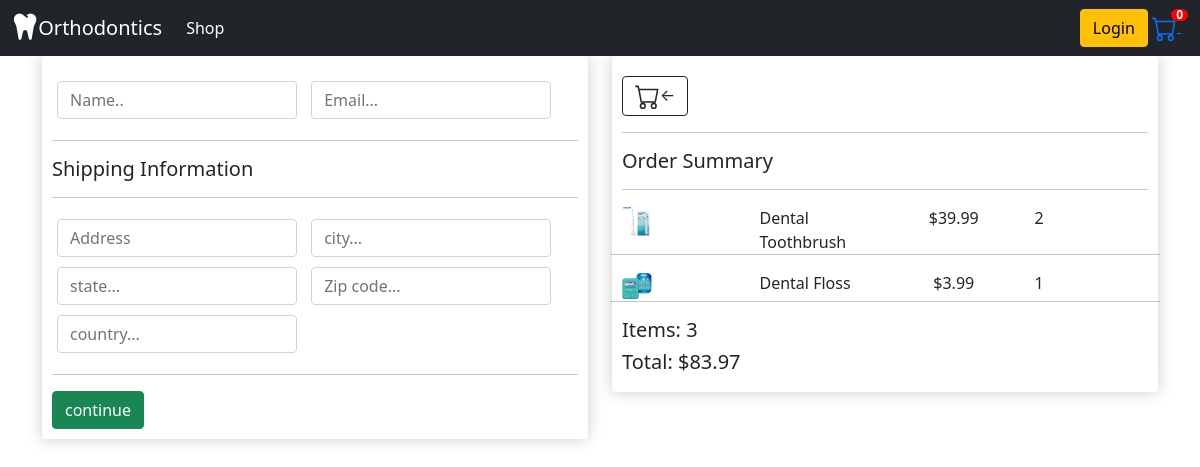
/checkout.html (signed in), run on the app's committed database.
### shop/models.py (models this page shows, shortened)
class OrderItem(models.Model):
    product = models.ForeignKey(Product, on_delete = models.SET_NULL, blank = True, null = True)
    order = models.ForeignKey (Order, on_delete = models.SET_NULL, blank = True, null =True)
    quantity = models.IntegerField(default = 0, null = True, blank = True)
    date_added = models.DateTimeField(auto_now_add = True)
    @property
    def get_total(self):
        total = self.product.price * self.quantity
        return total

class Product(models.Model):
    name = models.CharField(max_length=200, null = True)
    price =models.FloatField()
    digital = models.BooleanField(default=False, null = True, blank = False)
    image = models.ImageField(null = True, blank = True)

class Order(models.Model):
    customer = models.ForeignKey(Customer, on_delete=models.SET_NULL, blank = True, null = True)
    date_ordered = models.DateTimeField(auto_now_add = True)
    complete = models.BooleanField(default = False, null = True, blank = False)
    transaction_id = models.CharField(max_length = 200, null = True)
    @property
    def get_cart_total(self):
        orderitems = self.orderitem_set.all()
        total = sum([item.get_total for item in orderitems])
        return total
    @property
    def get_cart_items(self):
        orderitems = self.orderitem_set.all()
        total = sum([item.quantity for item in orderitems])
        return total

### shop/views.py (the view)
def checkout(request):
    if request.user.is_authenticated:
        customer = request.user.customer
        order, created= Order.objects.get_or_create(customer=customer, complete=False)
        items = order.orderitem_set.all()
    else:
         items = []
         order = {'get_cart_total':0, 'get_cart_items':0}
    context = {'items':items, 'order':order}
    return render(request, 'shop/checkout.html', context)

### shop/templates/shop/checkout.html (shortened to what this page needs)
{% extends 'shop/base.html' %}
{% load static %}
{% block content %}
 <div class = 'container' id = 'checkout-page'>
     <div class = row>
         <div class = 'col-6'>
             <div class = 'box-element' id = 'form-wrapper'>
                <form id = 'form'>
                    <div id = 'user-info'>
                            <div class = 'form-field'>
                                <input required class = 'form-control' type = 'text' name = 'name' placeholder = 'Name..'>
                            </div>
                            <div class = 'form-field'>
                                <input required class = 'form-control' type = 'email' name = 'email' placeholder = 'Email...'>
                            </div>
                    </div>
                    <div id = 'shipping-info'>
                        <hr>
                        <h5>Shipping Information</h5>
                        <hr>
                        <div class = 'form-field'>
                            <input class ='form-control' type = 'text' name = 'address' placeholder = 'Address'...>
                        </div>
                        <div class = 'form-field'>
                            <input class = 'form-control' type = 'text' name = 'city' placeholder = 'city...'>
                        </div>
                        <div class = 'form-field'>
                            <input class = 'form-control' type = 'text' name = 'state' placeholder = 'state...'>
                        </div>
                        <div class = 'form-field'>
                            <input class = 'form-control' type = 'text' name = 'zipcode' placeholder = 'Zip code...'>
                        </div>
                        <div class = 'form-field'>
                            <input class = 'form-control' type = 'text' name = 'country' placeholder = 'country...'>
                        </div>
                    </div>
                    <hr>
                    <input id = 'form-button' class = 'btn btn-success btn-block' type = 'submit' value = 'continue'>
                </form>
             </div>
             <br>
         </div>
            <div class = 'col-6'>
                <div class = 'box-element'>
                    <a class = 'btn btn-outline-dark' href = 'cart.html'>
                        &#x2190;
                       </a>
                       <hr>
                       <h5>Order Summary</h5>
                       <hr>
                       {% for item in items %}
                       <div class = 'row' id = 'checkout-row'>
                           <div class = 'col'>
                               <div class = 'checkout-image'>
                                <img class = 'checkout-img' src = '{{item.product.image.url}}'>
                               </div>
                           </div>
                           <div class = 'col'>
                               <div class = 'product-name'>
                                   <h8>{{item.product.name}}</h8>
                               </div>
                           </div>
                           <div class = 'col'>
                               <div class = 'price-tag'>
                                   <h8>${{item.product.price}}</h8>
                               </div>
                           </div>
                           <div class = 'col'>
                               <div class = 'item-quantity'>
                                   <h8>{{item.quantity}}</h8>
                               </div>
                               </div>
                               <hr>
                        </div>
                        {% endfor %}
                        <div class = 'row' id = 'checkout-total'>
                            <div class = 'col'>
                                <h5> Items: {{order.get_cart_items}}</h5>
                                <h5> Total: ${{order.get_cart_total}}</h5>
                            </div>
                        </div>
                </div>
                </div>
 </div>
{% endblock content %}

### dentist_website/staticfiles/css/style.css (style rules this page uses)
* { padding: 0; margin: 0; scroll-behavior: smooth; box-sizing: border-box; }
svg { height:25px; }
.box-element { box-shadow: hsL(0, 0%, 80%) 0 0 16px; background-color:#fff; border-radius:4px; padding:10px; padding-top:20px; }
.form-field { width:250px; display:inline-block; padding:5px; }
.checkout-image .checkout-img { height:30px; }
#checkout-row .price-tag { text-align: center; }

### data on the page
OrderItem: product.image (picture), product.name "Dental Toothbrush", product.price "39.99", quantity "2"
OrderItem: product.image (picture), product.name "Dental Floss", product.price "3.99", quantity "1"
Order: get_cart_items "3", get_cart_total "83.97"
